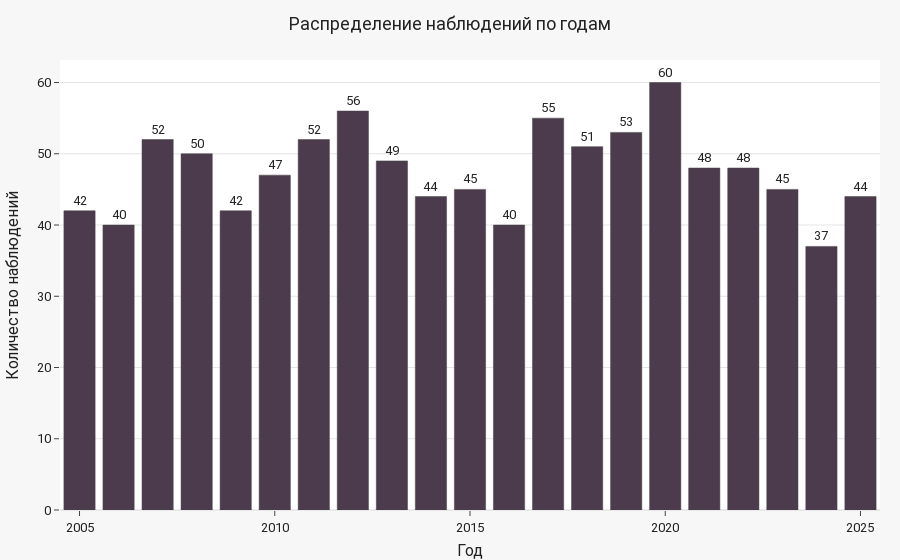

Here is the notebook cell this chart was saved with:
### Code cell
year_df = yearly_counts.reset_index()
year_df.columns = ["Год", "Количество наблюдений"]
fig = px.bar(
    year_df,
    x="Год",
    y="Количество наблюдений",
    title="Распределение наблюдений по годам",
    text="Количество наблюдений",
)
fig.update_traces(textposition="outside", marker_line_color="#444", marker_line_width=0.5)
fig.update_layout(xaxis_title="Год", yaxis_title="Количество наблюдений")
fig.show()

print(f"\nВременной охват: {date_min.year}-{date_max.year} ({date_max.year - date_min.year + 1} лет)")

### Figure 1 — Plotly figure (JSON) as saved in the notebook; plotly's stock layout.template omitted (floating-point values rounded to 4 significant figures)
{"data": [{"hovertemplate": "Год=%{x}<br>Количество наблюдений=%{text}<extra></extra>", "legendgroup": "", "marker": {"color": "#4C3B4D", "line": {"color": "#444", "width": 0.5}, "pattern": {"shape": ""}}, "name": "", "orientation": "v", "showlegend": false, "text": [42.0, 40.0, 52.0, 50.0, 42.0, 47.0, 52.0, 56.0, 49.0, 44.0, 45.0, 40.0, 55.0, 51.0, 53.0, 60.0, 48.0, 48.0, 45.0, 37.0, 44.0], "textposition": "outside", "type": "bar", "x": [2005, 2006, 2007, 2008, 2009, 2010, 2011, 2012, 2013, 2014, 2015, 2016, 2017, 2018, 2019, 2020, 2021, 2022, 2023, 2024, 2025], "xaxis": "x", "y": [42, 40, 52, 50, 42, 47, 52, 56, 49, 44, 45, 40, 55, 51, 53, 60, 48, 48, 45, 37, 44], "yaxis": "y"}], "layout": {"barmode": "relative", "legend": {"tracegroupgap": 0}, "title": {"text": "Распределение наблюдений по годам"}, "xaxis": {"anchor": "y", "domain": [0, 1], "title": {"text": "Год"}}, "yaxis": {"anchor": "x", "domain": [0, 1], "title": {"text": "Количество наблюдений"}}}}
